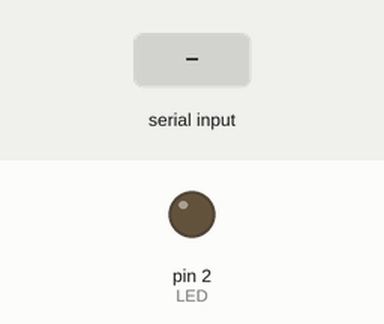
A sketch run on a simulated Arduino Uno, built with avr-gcc and run on an emulated ATmega328P. Parts: output pins drawn as LEDs (lit = HIGH). The test bench sets the inputs (shaded band).

Above: at 1.2 s.
1.3 s: "1" received over the second serial link
At 1.6 s:
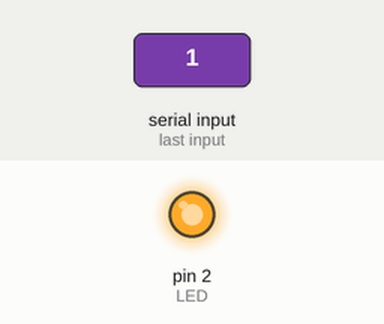
2.8 s: "0" received over the second serial link
At 3.9 s:
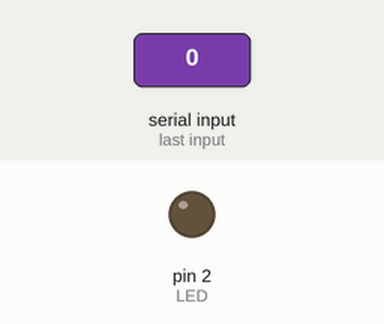
Timing chart, 0 to 5.8 s (numbered marks = the images above; inputs shaded):
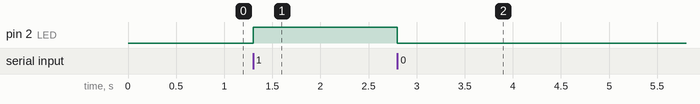

The sketch:

Auxiliary.ino
```cpp
//**********************************//
//* Hardware Serial (UART) Demo    *//
//*                                *//
//* UoN 2021                       *//
//*                                *//
//* Auxiliary Arduino              *//
//**********************************//

#include <SoftwareSerial.h>

SoftwareSerial SoftSerial(11,12);

char signal  = ' ';
byte LED = 2; // LED connected to digital pin


void setup()
{
   pinMode(LED, OUTPUT);
   SoftSerial.begin(9600);     // initialise serial
   SoftSerial.println("START");  // write START to serial monitor of the auxiliary
}


void loop()
{
   if(SoftSerial.available())
   {
      char signal = SoftSerial.read();
      if (signal == '0') {
  digitalWrite(LED, LOW);
      }
      if (signal == '1') {
  digitalWrite(LED, HIGH);
      }
      SoftSerial.println(signal);
   }

}
```

Measured:
- after the input at 1.3 s, pin 2 (LED): LOW → HIGH at once
- after the input at 2.8 s, pin 2 (LED): HIGH → LOW at once
